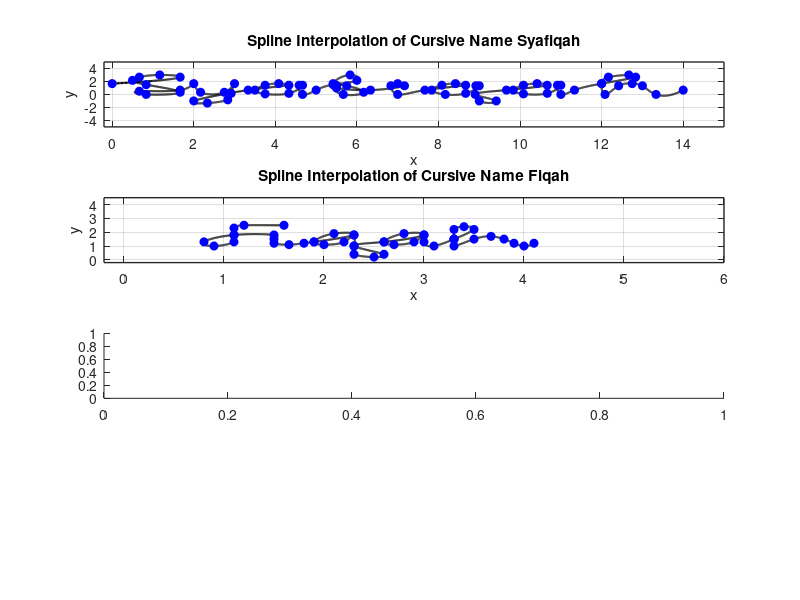

Write the MATLAB code that produced this figure. (Note: this script raises an error after producing the figure.)
subplot(4,1,1);
x1 = [0 5/3 7/6 2/3 0.5 5/6 5/3 5/6 2/3 5/3 ...
    2 13/6 11/4 3 35/12 17/6 7/3 2 10/3 ...
    13/3 49/12 15/4 7/2 15/4 13/3 14/3 55/12 14/3 5 ...
    65/12 6 35/6 65/12 17/3 37/6 23/4 11/2 11/2 19/3 ...
    43/6 7 41/6 7 23/3 ...
    26/3 101/12 97/12 47/6 49/6 26/3 9 107/12 9 113/12 89/10 29/3 ...
    32/3 125/12 121/12 59/6 121/12 32/3 11 131/12 11 34/3 ...
    12 77/6 38/3 73/6 12 145/12 149/12 51/4 13 40/3 14];
y1 = [5/3 8/3 3 8/3 13/6 1.5 1/3 0 0.5 2/3 ...
    5/3 1/3 1/3 5/3 1/6 -5/6 -4/3 -1 2/3 ...
    17/12 5/3 17/12 2/3 1/12 1/6 17/12 17/12 0 2/3 ...
    1.5 13/6 3 5/3 0 1/3 4/3 7/5 1 2/3 ...
    4/3 5/3 4/3 0 2/3 ...
    17/12 5/3 17/12 2/3 0 1/6 4/3 4/3 -1 -1 0 2/3 ...
    17/12 5/3 17/12 2/3 1/12 1/6 17/12 17/12 0 2/3 ...
    5/3 8/3 3 8/3 5/3 0 4/3 5/3 4/3 0 2/3];

n = length(x1);
t = 0:n-1;
tt = 0:0.01:n-1;

xx = spline(t, x1, tt);
yy = spline(t, y1, tt);

figure(1)
plot(xx, yy, 'k', 'LineWidth',1.5)
hold on
plot(x1, y1, 'bo', 'MarkerFaceColor', 'b')
axis([-0.2 15 -5 5])
grid on
title('Spline Interpolation of Cursive Name Syafiqah')
xlabel('x')
ylabel('y')
set(gca, 'FontSize', 10, 'LineWidth', 1)
grid on


subplot(4,1,2);
x2 = [1.6 1.2 1.1 1.1 1.1 0.9 0.8 1.1 1.5 ...
1.5 1.5 1.65 1.8 1.9 ... 
2.3 2.1 1.9 2.0 2.2 2.3 2.3 2.3 2.5 2.6 2.3 2.6 ...
3.0 2.8 2.6 2.7 2.9 3.0 3.0 3.1 3.3 ...
3.3 3.5 3.4 3.3 3.3 3.3 3.5 3.67 3.8 3.9 4.0 4.1];
y2 = [2.5 2.5 2.3 1.8 1.3 1.0 1.3 1.8 1.8 ...
1.5 1.2 1.1 1.2 1.3 ...
1.8 1.9 1.3 1.1 1.3 1.8 1.0 0.4 0.2 0.4 1.0 1.3 ...
1.8 1.9 1.3 1.1 1.3 1.8 1.3 1.0 1.5 ...
1.5 2.2 2.4 2.2 1.5 1.0 1.5 1.7 1.5 1.2 1.0 1.2];
n = length(x2);
t = 0:n-1; 
tt = 0:0.01:n-1; 

xx = spline(t, x2, tt);
yy = spline(t, y2, tt);

figure(1)
plot(xx, yy, 'k', 'LineWidth', 1.5) 
hold on
plot(x2, y2, 'bo', 'MarkerFaceColor', 'b') 
axis([-0.2 6 -0.2 4.5])
grid on
title('Spline Interpolation of Cursive Name Fiqah')
xlabel('x')
ylabel('y')
set(gca, 'FontSize', 10, 'LineWidth', 1)
grid on


subplot(4,1,3);
x3 = [1.0 1.5 1.90 1.55 2.0 1.75 1.25 1.3 1.4 ...
    3.05 2.7 2.3 2.40 2.75 3.1 3.05 3.40 ...
    3.70 3.95 4.15 3.95 3.70 4.15 4.0 3.60 3.90 4.4 ...
    4.70 4.65 4.7 5.0 ...
    5.325 5.55 5.5 5.4 5.3 5.5...
    6.65 6.3 5.9 6.00 6.40 6.7 6.60 6.85 7.214 ...
    7.214 7.5 7.40 7.3 7.15 7.55 7.8 7.9 7.95 8.4];
y3 = [1.6 1.9 1.80 1.40 1.2 0.85 0.85 1.3 1.7 ...
    1.50 1.6 1.2 0.85 1.05 1.6 0.95 1.05 ...
    1.45 1.50 1.55 1.25 0.95 0.90 0.4 0.45 0.75 1.1 ...
    1.45 1.00 0.8 0.9 ...
    1.250 1.90 2.0 1.6 0.9 0.8 ...
    1.50 1.6 1.2 0.85 1.05 1.6 0.95 0.90 ...
    1.236 1.8 2.00 1.6 0.80 1.40 1.5 1.2 0.90 1.2];

n = length(x3);
t = 0:n-1; 
tt = 0:0.01:n-1; 

xx = spline(t, x3, tt);
yy = spline(t, y3, tt);

figure(1)
plot(xx, yy, 'k', 'LineWidth', 1.5) 
hold on
plot(x3, y3, 'bo', 'MarkerFaceColor', 'b') 
axis([-0.2 9 -0.2 4.5])
grid on
title('Spline Interpolation of Cursive Name Bazilah')
xlabel('x')
ylabel('y')
set(gca, 'FontSize', 10, 'LineWidth', 1)
grid on
